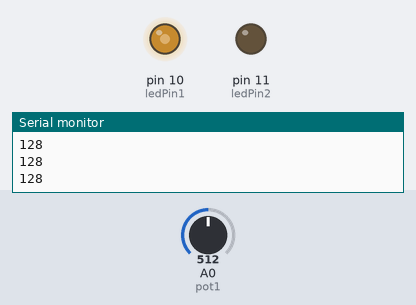
Bench run of a sketch on a simulated Arduino Uno, built with avr-gcc and run on an emulated ATmega328P. Shown: output pins drawn as LEDs (lit = HIGH), the last lines printed to the serial monitor. The inputs (shaded band) are chosen by the test bench; at power-on: A0 (pot1) = 512.

Above: at 1.2 s.
1.3 s: A0 (pot1) set to 716
At 1.6 s:
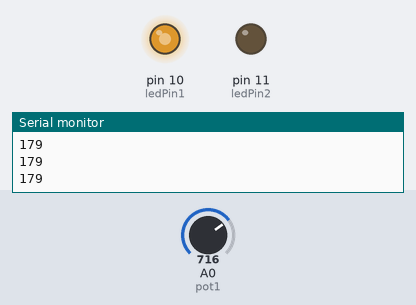
2.8 s: A0 (pot1) set to 900
At 4.0 s:
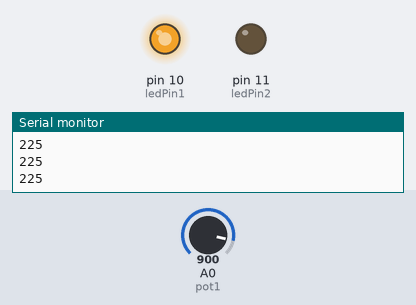
4.3 s: A0 (pot1) set to 122
At 5.1 s:
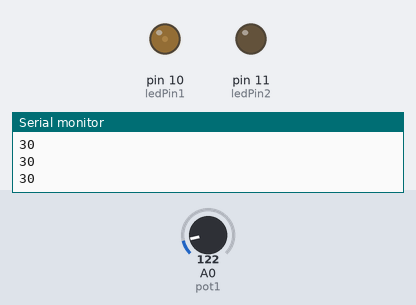
5.8 s: A0 (pot1) set to 0
At 6.2 s:
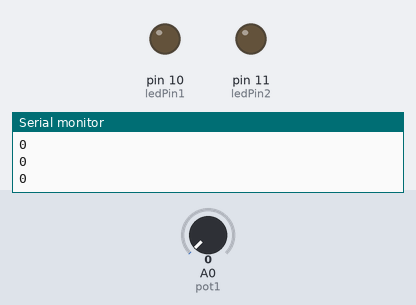
Timing chart, 0 to 8.3 s (numbered marks = the images above; inputs shaded):
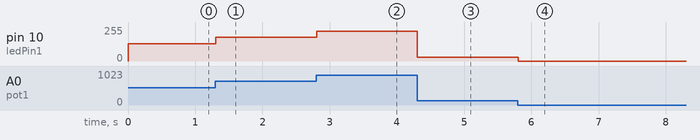

Measured:
- after the input at 1.3 s, pin 10 (ledPin1): 128/255 → 179/255 at once
- after the input at 2.8 s, pin 10 (ledPin1): 179/255 → 225/255 at once
- after the input at 4.3 s, pin 10 (ledPin1): 225/255 → 30/255 at once
- after the input at 5.8 s, pin 10 (ledPin1): 30/255 → 0/255 at once

The sketch:

02-07class-dimLED.ino
```cpp
int ledPin1 = 10;
int ledPin2 = 11;

//pinMode is only for digtial pin

int pot1 = A0; //potentiometer on analog pin A0
int potRead = 0;


void setup() {
  //  tell Arduino to send signal back to computer
  //   9600 is the setting the speed limit between Arduino and computer
  Serial.begin(9600);

  pinMode (ledPin1, OUTPUT);
  pinMode (ledPin2, OUTPUT);

}

void loop() {
  //  digitalWrite(ledPin1, HIGH);
  //  digitalWrite(ledPin2, HIGH);

  // analogWrite(ledPin1, 10);  //use "analog" signal instead of digital signal
  // analogWrite(ledPin2, 255);
  //0=off   255=100% full brightness
  //the result is one light is dimmer

  potRead = analogRead(pot1)/4;  // 255 instead of 1023
  Serial.println(potRead);
  analogWrite(ledPin1, potRead); //dim one led 0~255


//  if (potRead < 512) {  // 512 is half of 1024 (0~1023)
//    analogWrite(ledPin1, 0);
//    analogWrite(ledPin2, 255);
//  } else {
//    analogWrite(ledPin1, 255);
//    analogWrite(ledPin2, 0);
//  }
}
```
